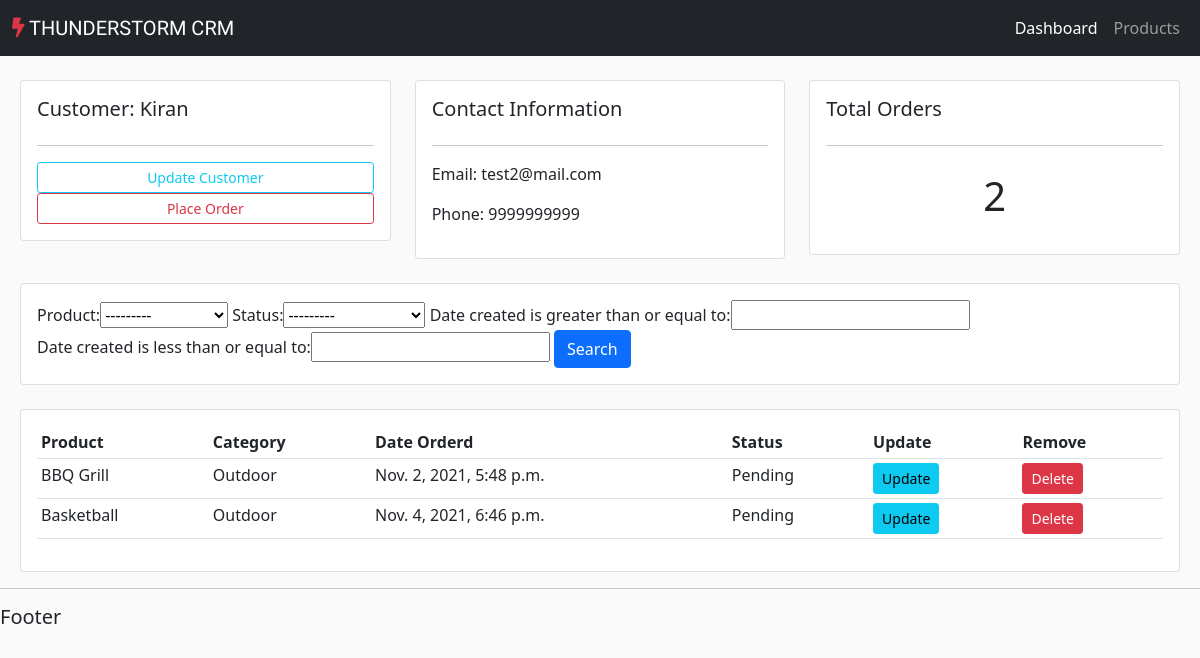
The app's page /customer/1/, older data.
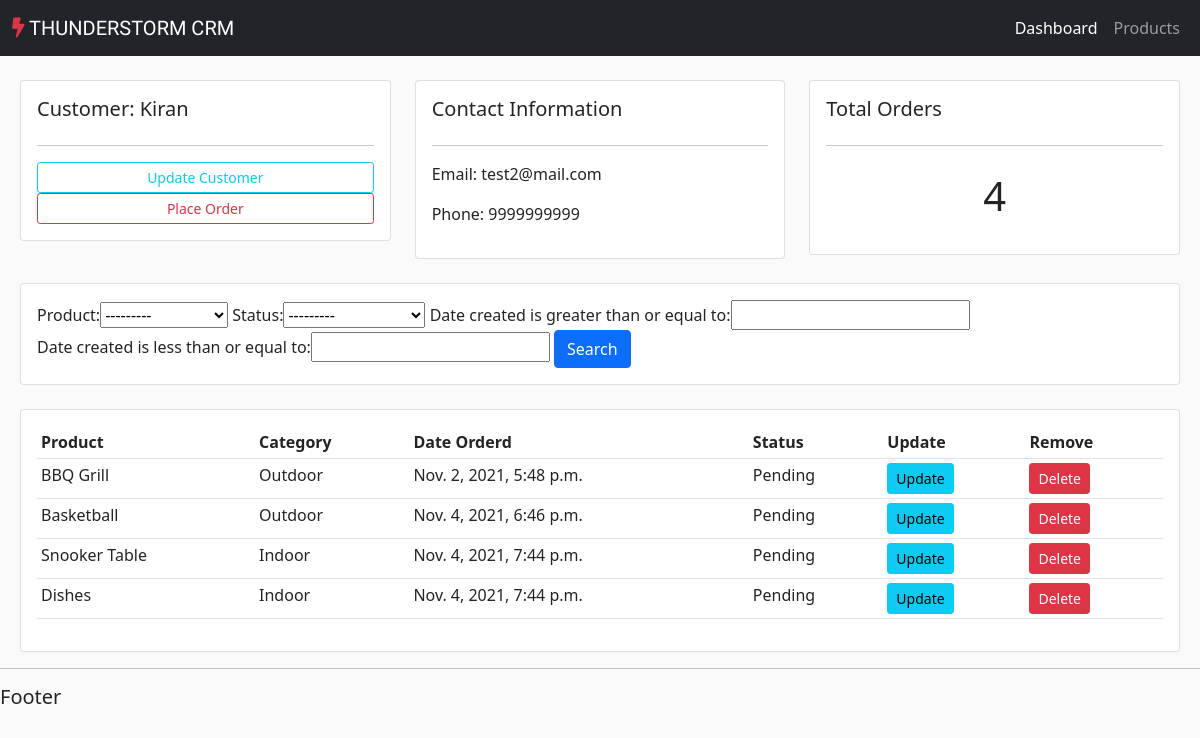
The same page, newer data.
### accounts/models.py (models this page shows, shortened)
class Order(models.Model):
    STATUS = (
        ('Pending', 'Pending'),
        ('Out for Delivery', 'Out for Delivery'),
        ('Delivered', 'Delivered'),
    )
    customer = models.ForeignKey(Customer, null=True, on_delete= models.SET_NULL)
    product = models.ForeignKey(Product, null=True, on_delete= models.SET_NULL)
    date_created = models.DateTimeField(auto_now_add=True, null=True)
    status = models.CharField(max_length=200, null=True, choices=STATUS)

class Product(models.Model):
    CATEGORY = (
        ('Indoor', 'Indoor'),
        ('Outdoor', 'Outdoor'),
    )
    name = models.CharField(max_length=200, null=True)
    price = models.FloatField(null=True)
    category = models.CharField(max_length=200, null=True,choices=CATEGORY)
    description = models.CharField(max_length=200, null=True, blank=True)
    date_created = models.DateTimeField(auto_now_add=True, null=True)
    tags = models.ManyToManyField(Tag)
    def __str__(self):
        return self.name

### accounts/views.py (the view)
# urls.py: path('customer/<str:pk>/',views.customer, name='customer'),
def customer(request ,pk):
    customer = Customer.objects.get(id=pk)
    orders = customer.order_set.all()
    order_count = orders.count()
    myFilter = OrderFilter(request.GET, queryset=orders)
    orders = myFilter.qs
    context = {'customer':customer, 'orders':orders, 'order_count':order_count, 'myFilter':myFilter}
    return render(request, 'accounts/customer.html',context)

### accounts/templates/accounts/customer.html
{% extends 'accounts/main.html' %}
{% block content %}
    <br>
    <div class="row ms-2 me-2">
        <div class="col-md">
            <div class="card card-body">
                <h5>Customer: {{customer.name}}</h5>
                <hr>
                <a class="btn btn-outline-info  btn-sm btn-block" href="">Update Customer</a>
                <a class="btn btn-outline-danger  btn-sm btn-block" href="{% url 'create_order' customer.id %}">Place Order</a>
            </div>
        </div>
        <div class="col-md">
            <div class="card card-body">
                <h5>Contact Information</h5>
                <hr>
                <p>Email: {{customer.email}}</p>
                <p>Phone: {{customer.phone}}</p>
            </div>
        </div>
        <div class="col-md">
            <div class="card card-body">
                <h5>Total Orders</h5>
                <hr>
                <h1 style="text-align: center;padding: 10px">{{order_count}}</h1>
            </div>
        </div>
    </div>
    <br>
    <div class="row ms-2 me-2">
        <div class="col">
            <div class="card card-body">
                <form method="get">
                    {{myFilter.form}}
                <button class="btn btn-primary" type="submit">Search</button>
              </form>
            </div>
        </div>
    </div>
    <br>
    <div class="row ms-2 me-2">
        <div class="col-md">
            <div class="card card-body">
                <table class="table table-sm">
                    <tr>
                        <th>Product</th>
                        <th>Category</th>
                        <th>Date Orderd</th>
                        <th>Status</th>
                        <th>Update</th>
                        <th>Remove</th>
                    </tr>
                    {% for order in orders %}
                        <tr>
                            <td>{{order.product}}</td>
                            <td>{{order.product.category}}</td>
                            <td>{{order.date_created}}</td>
                            <td>{{order.status}}</td>
                            <td><a class="btn btn-sm btn-info" href="{% url 'update_order' order.id  %}">Update</a></td>
					        <td><a class="btn btn-sm btn-danger" href="{% url 'delete_order' order.id  %}">Delete</a></td>
                        </tr>
                    {% endfor %}
                </table>
            </div>
        </div>
    </div>
{% endblock %}

Row changes from the older to the newer data that the page shows:
added Order: product "Snooker Table", product.category "Indoor", date_created "Nov. 4, 2021, 7:44 p.m.", status "Pending"
added Order: product "Dishes", product.category "Indoor", date_created "Nov. 4, 2021, 7:44 p.m.", status "Pending"
Text that changed along with them:
{{ order_count }}: "2" → "4"
